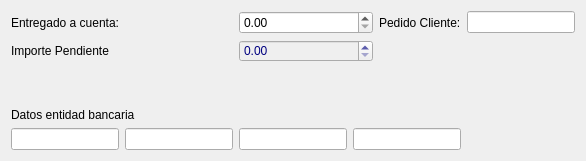
        <widget class="QWidget" name="tab_4">
         <attribute name="title">
          <string>Estado</string>
         </attribute>
         <layout class="QGridLayout" name="gridLayout_7">
          <item row="3" column="0" colspan="3">
           <widget class="QLabel" name="label_23">
            <property name="text">
             <string>Datos entidad bancaria</string>
            </property>
           </widget>
          </item>
          <item row="0" column="5">
           <widget class="QLineEdit" name="txtcPedidoCliente"/>
          </item>
          <item row="4" column="2">
           <widget class="QLineEdit" name="txtcDCCuenta"/>
          </item>
          <item row="4" column="3" colspan="2">
           <widget class="QLineEdit" name="txtcNumeroCuenta"/>
          </item>
          <item row="1" column="0" colspan="2">
           <widget class="QLabel" name="label_22">
            <property name="text">
             <string>Importe Pendiente</string>
            </property>
           </widget>
          </item>
          <item row="0" column="0" colspan="2">
           <widget class="QLabel" name="label_21">
            <property name="text">
             <string>Entregado a cuenta:</string>
            </property>
           </widget>
          </item>
          <item row="0" column="4">
           <widget class="QLabel" name="label_24">
            <property name="text">
             <string>Pedido Cliente:</string>
            </property>
           </widget>
          </item>
          <item row="2" column="0">
           <spacer name="verticalSpacer_2">
            <property name="orientation">
             <enum>Qt::Vertical</enum>
            </property>
            <property name="sizeHint" stdset="0">
             <size>
              <width>20</width>
              <height>40</height>
             </size>
            </property>
           </spacer>
          </item>
          <item row="4" column="0">
           <widget class="QLineEdit" name="txtcCodigoEntidad"/>
          </item>
          <item row="4" column="1">
           <widget class="QLineEdit" name="txtcOficinaEntidad"/>
          </item>
          <item row="0" column="2" colspan="2">
           <widget class="QDoubleSpinBox" name="txtrEntregadoaCuenta">
            <property name="maximum">
             <double>999999999.000000000000000</double>
            </property>
           </widget>
          </item>
          <item row="1" column="2" colspan="2">
           <widget class="QDoubleSpinBox" name="txtrImportePendiente">
            <property name="enabled">
             <bool>false</bool>
            </property>
            <property name="styleSheet">
             <string notr="true">color: rgb(0,0,128);</string>
            </property>
            <property name="maximum">
             <double>999999999.000000000000000</double>
            </property>
           </widget>
          </item>
         </layout>
        </widget>
